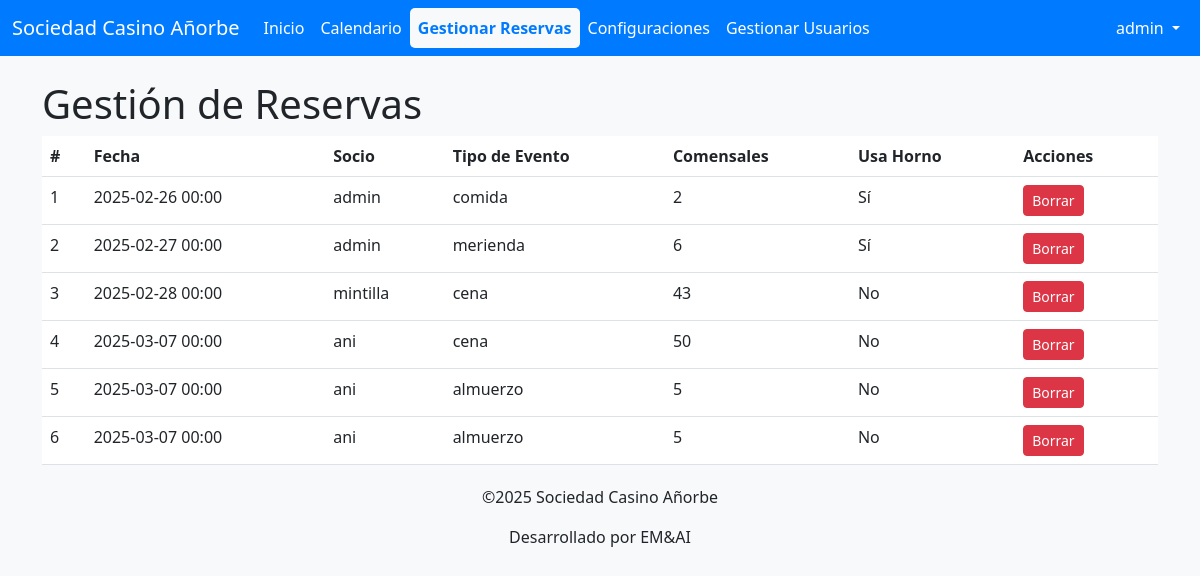
The app's page /admin/reservas (signed in) with its own data.
### app.py (models this page shows)
class User(UserMixin, db.Model):
    id = db.Column(db.Integer, primary_key=True)
    username = db.Column(db.String(80), unique=True, nullable=False)
    password = db.Column(db.String(120))  # La contraseña puede ser NULL inicialmente
    es_socio = db.Column(db.Boolean, default=False)  # Indica si el usuario es un socio
    es_admin = db.Column(db.Boolean, default=False)  # Indica si el usuario es un administrador
    reservas = db.relationship('Reserva', backref='usuario', lazy=True)

class Reserva(db.Model):
    id = db.Column(db.Integer, primary_key=True)
    user_id = db.Column(db.Integer, db.ForeignKey('user.id'), nullable=False)
    fecha = db.Column(db.DateTime, nullable=False)
    tipo_evento = db.Column(db.String(50), nullable=False)  # Almuerzo, Comida, Merienda, Cena
    comensales = db.Column(db.Integer, nullable=False)  # Número de comensales
    usa_horno = db.Column(db.Boolean, default=False)  # ¿Se usará el horno?
    email_notificacion = db.Column(db.String(120))  # Email para notificaciones
    fecha_creacion = db.Column(db.DateTime, default=datetime.now)  # Fecha y hora de creación de la reserva

### app.py (the view)
@app.route('/admin/reservas')
@login_required
def admin_reservas():
    if not current_user.es_admin:
        flash('No tienes permisos de administrador', 'error')
        return redirect(url_for('index'))
    reservas = Reserva.query.all()
    return render_template('admin_reservas.html', reservas=reservas)

### app.py (called while the page is built)
@login_manager.user_loader
def load_user(user_id):
    return User.query.get(int(user_id))

### templates/admin_reservas.html
{% extends "base.html" %}
{% block content %}
<h1>Gestión de Reservas</h1>
<table class="table">
    <thead>
        <tr>
            <th>#</th>
            <th>Fecha</th>
            <th>Socio</th>
            <th>Tipo de Evento</th>
            <th>Comensales</th>
            <th>Usa Horno</th>
            <th>Acciones</th>
        </tr>
    </thead>
    <tbody>
        {% for reserva in reservas %}
        <tr>
            <td>{{ loop.index }}</td>
            <td>{{ reserva.fecha.strftime('%Y-%m-%d %H:%M') }}</td>
            <td>{{ reserva.usuario.username }}</td>
            <td>{{ reserva.tipo_evento }}</td>
            <td>{{ reserva.comensales }}</td>
            <td>{{ 'Sí' if reserva.usa_horno else 'No' }}</td>
            <td>
                <form action="{{ url_for('borrar_reserva', reserva_id=reserva.id) }}" method="POST" style="display:inline;">
                    <button type="submit" class="btn btn-danger btn-sm">Borrar</button>
                </form>
            </td>
        </tr>
        {% endfor %}
    </tbody>
</table>
{% endblock %}

### templates/base.html (shortened to what this page needs)
<!DOCTYPE html>
<html lang="es">
<head>
    <link href="https://cdn.jsdelivr.net/npm/bootstrap@5.3.0/dist/css/bootstrap.min.css" rel="stylesheet">
    <link href="https://cdn.jsdelivr.net/npm/fullcalendar@5.11.3/main.min.css" rel="stylesheet">
    <link rel="stylesheet" href="{{ url_for('static', filename='styles.css') }}">
</head>
<body>
    <header>
        <nav class="navbar navbar-expand-lg navbar-light bg-light">
            <div class="container-fluid">
                <a class="navbar-brand" href="/">Sociedad Casino Añorbe</a>
                <div class="collapse navbar-collapse" id="navbarNav">
                    <ul class="navbar-nav me-auto">
                        <li class="nav-item">
                            <a class="nav-link {% if request.endpoint == 'index' %}active{% endif %}" href="{{ url_for('index') }}">Inicio</a>
                        </li>
                        <li class="nav-item">
                            <a class="nav-link {% if request.endpoint == 'calendar' %}active{% endif %}" href="{{ url_for('calendar') }}">Calendario</a>
                        </li>
                        {% if current_user.is_authenticated and current_user.es_admin %}
                        <li class="nav-item">
                            <a class="nav-link {% if request.endpoint == 'admin_reservas' %}active{% endif %}" href="{{ url_for('admin_reservas') }}">Gestionar Reservas</a>
                        </li>
                        <li class="nav-item">
                            <a class="nav-link {% if request.endpoint == 'admin_configuraciones' %}active{% endif %}" href="{{ url_for('admin_configuraciones') }}">Configuraciones</a>
                        </li>
                        <li class="nav-item">
                            <a class="nav-link {% if request.endpoint == 'admin' %}active{% endif %}" href="{{ url_for('admin') }}">Gestionar Usuarios</a>
                        </li>
                        {% endif %}
                    </ul>
                    <ul class="navbar-nav">
                        {% if current_user.is_authenticated %}
                        <li class="nav-item dropdown">
                            <a class="nav-link dropdown-toggle" href="#" id="navbarDropdown" role="button" data-bs-toggle="dropdown" aria-expanded="false">
                                {{ current_user.username }}
                            </a>
                        </li>
                        {% else %}
                        <li class="nav-item">
                            <a class="nav-link" href="{{ url_for('login') }}">Iniciar sesión</a>
                        </li>
                        {% endif %}
                    </ul>
                </div>
            </div>
        </nav>
    </header>
    <main class="container mt-4">
        {% block content %}{% endblock %}
    </main>
 <footer>
      <p>©2025 Sociedad Casino Añorbe</p>
      <p>Desarrollado por EM&AI</p>
</footer>
</body>
</html>

### static/styles.css (style rules this page uses)
body { background-color: #f8f9fa; }
.navbar { background-color: #007bff !important; }
.navbar-brand, .nav-link { color: white !important; }
.nav-link.active { font-weight: bold; color: #007bff !important; background-color: #f8f9fa; border-radius: 5px; }
footer { text-align: center; margin-top: 20px; }

### records on screen
User: username "admin"
Reserva: fecha "2025-02-26 00:00", usuario.username "admin", tipo_evento "comida", comensales "2", usa_horno "Sí"
Reserva: fecha "2025-02-27 00:00", usuario.username "admin", tipo_evento "merienda", comensales "6", usa_horno "Sí"
Reserva: fecha "2025-02-28 00:00", usuario.username "mintilla", tipo_evento "cena", comensales "43", usa_horno "No"
Reserva: fecha "2025-03-07 00:00", usuario.username "ani", tipo_evento "cena", comensales "50", usa_horno "No"
Reserva: fecha "2025-03-07 00:00", usuario.username "ani", tipo_evento "almuerzo", comensales "5", usa_horno "No"
Reserva: fecha "2025-03-07 00:00", usuario.username "ani", tipo_evento "almuerzo", comensales "5", usa_horno "No"
